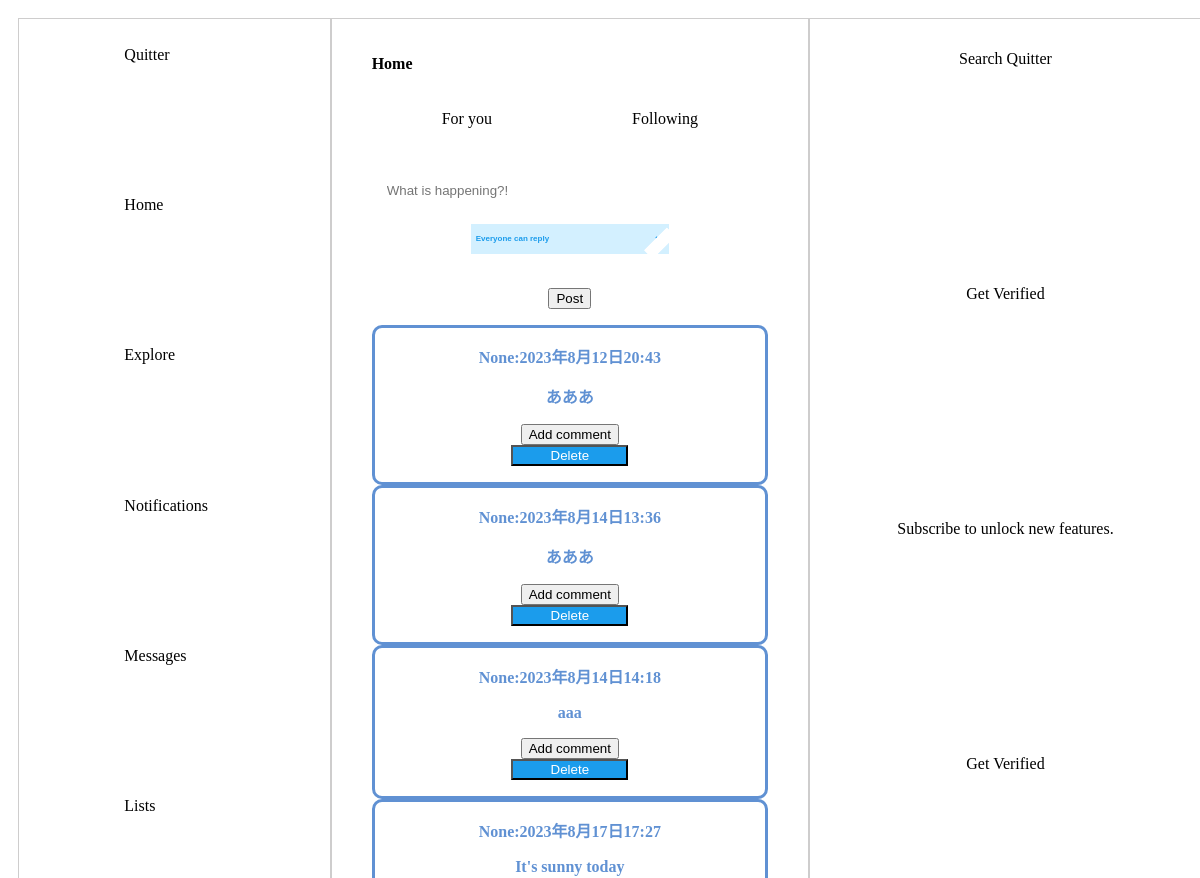
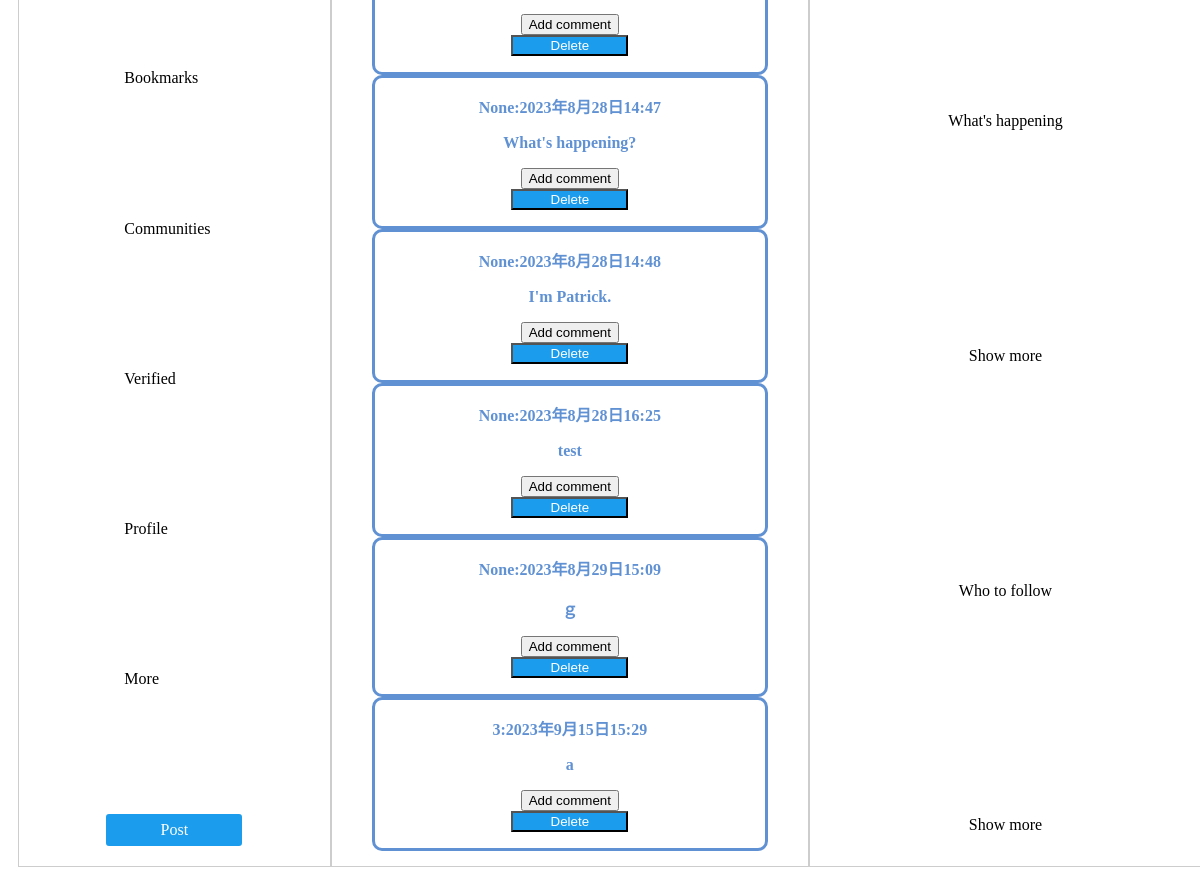
/home/, run on the app's committed database (2 pictures, top to bottom).
### accounts/models.py (models this page shows)
class Text(models.Model):
    text=models.TextField()
    created_at = models.DateTimeField(auto_now_add=True)
    created_by = models.ForeignKey(settings.AUTH_USER_MODEL, on_delete=models.CASCADE,null=True, blank=True)
    reply_to = models.IntegerField(null=True)

### accounts/views.py (the view)
# urls.py: path('home/',home,name='home'),
def home(request):
    toukou = Text.objects.all
    if request.method =='POST':
        text = request.POST.get('text',None)
        created_by = request.user
        m = Text(text= text,created_by=created_by)#ここでつくった変数をTextというデータベースモデルに保存
        m.save()
    return render(request,'home.html',{'Text':toukou})

### templates/home.html (shortened to what this page needs)
{% load static %}
<head>
    <link rel="stylesheet" href="{% static './css/homepage.css' %}">
</head>
<body class="lan">
    <div id="flexbox">
        <div class="box-item1">
            <a href="#" class="btn-flat-border left-aligned">Quitter</a>
            <a href="#" class="btn-flat-border">Home</a>
            <a href="#" class="btn-flat-border">Explore</a>
            <a href="#" class="btn-flat-border">Notifications</a>
            <a href="#" class="btn-flat-border">Messages</a>
            <a href="#" class="btn-flat-border">Lists</a>
            <a href="#" class="btn-flat-border">Bookmarks</a>
            <a href="#" class="btn-flat-border">Communities</a>
            <a href="#" class="btn-flat-border">Verified</a>
            <a href="#" class="btn-flat-border">Profile</a>
            <a href="#" class="btn-flat-border">More</a>
            <a href="#" class="btn-flat-border1">Post</a>
        </div>
        <div class="box-item2">
        <h4>Home</h4>
        <div id="flexboxmain">
            <div class="boxitemmain1">For you</div>
            <div class="boxitemmain2">Following</div>
        </div>
        <form method="post" action="{% url 'home' %}">
            <input required type="text" name="text" id="textbox" placeholder="What is happening?!">
            <div class="selectbox">
                <select>
                    <option>Everyone can reply</option>
                </select>
            </div>
            <br>
            <button type="submit">Post</button>
        </form>
        {% for text in Text %}
        <div class="postbox">
            <p>{{ text.created_by }}:{{text.created_at}}</p>
            <p>{{ text.text }}</p>
            <button class="addcomment">Add comment</button>
            <form method="post" action="{% url 'Delete' text.id %}">
                <button class="delete" type="submit" >Delete</button>
            </form>
        </div>
        {% endfor %}
        </div>
        <div class="box-item3">
        <p>Search Quitter</p>
        <p>Get Verified</p>
        <p>Subscribe to unlock new features.</p>
        <p>Get Verified</p>
        <p>What's happening</p>
        <p>Show more</p>
        <p>Who to follow</p>
        <p>Show more</p>
        </div>
    </div>
</body>
</html>

### static/css/homepage.css (style rules this page uses)
#flexbox { display:flex; background:white; width: 100%; height:auto; padding:10px; }
#flexboxmain { display: flex; }
.box-item1 { flex-grow: 1; background:white; text-align: center; padding:15px 40px; border:1px solid rgb(206, 205, 205); display: flex; flex-direction: column; justify-content: space-between; }
.box-item2 { flex-grow: 2; background:white; text-align: center; padding:15px 40px; border:1px solid rgb(206, 205, 205); display: flex; flex-direction: column; justify-content: space-between; }
.box-item3 { flex-grow: 1; background:white; text-align: center; padding:15px 40px; border:1px solid rgb(206, 205, 205); display: flex; flex-direction: column; justify-content: space-between; }
.boxitemmain1 { flex-grow: 1; padding: 15px; margin-bottom: 30px; }
.boxitemmain2 { flex-grow: 1; padding: 15px; margin-bottom: 30px; }
.btn-flat-border, .btn-flat-border1 { text-align: left; display: block; margin: 5px auto; padding: 0.3em 1em; text-decoration: none; transition: .4s; border-radius: 3px; width: 100px; text-align: center; padding: 0.3em 1em; }
.btn-flat-border { padding: 0.3em 1em; text-decoration: none; color: black; border: solid 2px white; border-radius: 3px; text-align: left; transition: .4s; display: block; margin: 5px auto; }
.btn-flat-border1 { display: inline-block; padding: 0.3em 1em; text-decoration: none; color: white; border: solid 2px rgb(27, 156, 236); border-radius: 3px; transition: .4s; background-color: rgb(27, 156, 236); display: block; margin: 5px auto; }
.left-aligned { text-align: left; }
#textbox { padding: 10px 15px; width: 100%; border: none; }
h4 { text-align: left; }
.selectbox { width: 50%; margin:1em auto; position:relative; }
select { width:100%; box-sizing:border-box; border:rgb(211, 240, 255) 1px solid; border-radius:0; background:#fff; background-color: rgb(211, 240, 255); color: rgb(27, 156, 236); height: 30px; font-size: 8px; font-weight: bold; }
.selectbox::after { content:""; display:block; width:10px; height:30px; position:absolute; right:5%; top:35%; border-bottom:white 2px solid; border-right:white 2px solid; transform:rotate(45deg)translateY(-30%); background-color: white; border: white 1px solid; font-size: 8px; font-weight: bold; }
.delete { width: 30%; color: white; background-color: rgb(27, 156, 236); }
.postbox { font-weight: bold; color: #6091d3; background: #FFF; border: solid 3px #6091d3; border-radius: 10px; }

### data on the page
Text: created_by "None", created_at "2023年8月12日20:43", text "あああ"
Text: created_by "None", created_at "2023年8月14日13:36", text "あああ"
Text: created_by "None", created_at "2023年8月14日14:18", text "aaa"
Text: created_by "None", created_at "2023年8月17日17:27", text "It's sunny today"
Text: created_by "None", created_at "2023年8月28日14:47", text "What's happening?"
Text: created_by "None", created_at "2023年8月28日14:48", text "I'm Patrick."
Text: created_by "None", created_at "2023年8月28日16:25", text "test"
Text: created_by "None", created_at "2023年8月29日15:09", text "ｇ"
Text: created_by "3", created_at "2023年9月15日15:29", text "a"
